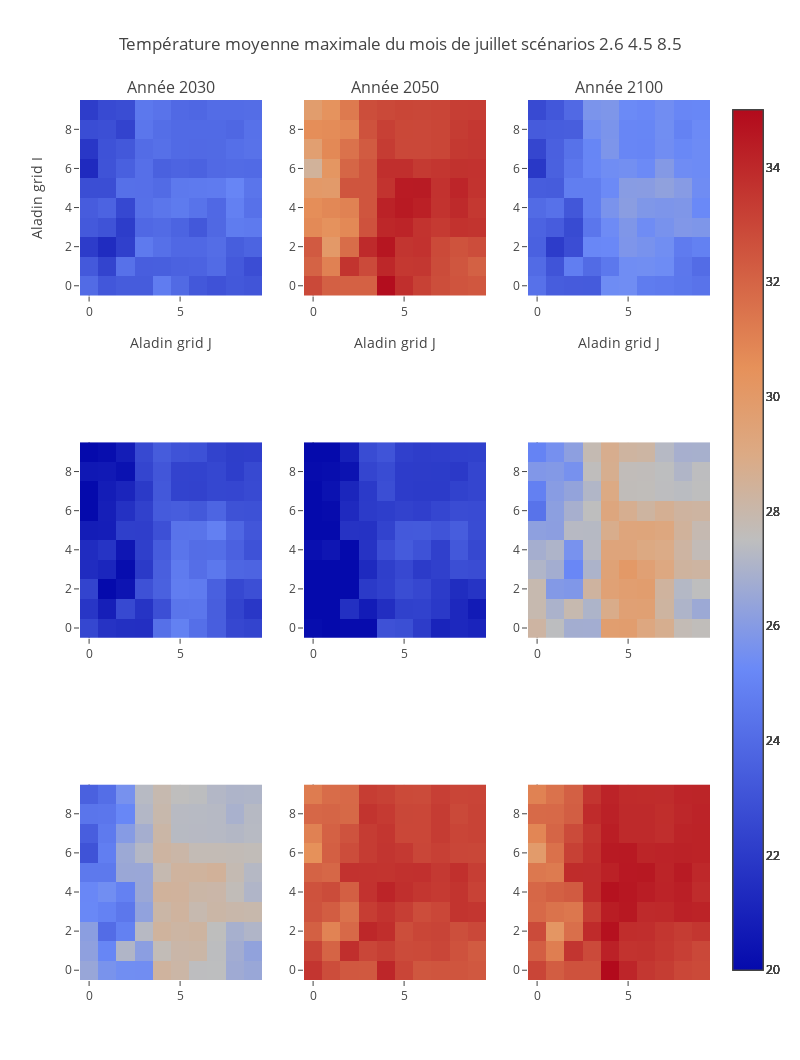

This figure's notebook cell:
### Markdown cell above
#### Comparaison de 3 horizons pour le mois de juillet en région lyonnaise
Ce bloc utilise les données mises en forme dans le bloc précédent pour afficher une comparaison entre  3 horizons. (Décommenter la dernière ligne du bloc pour afficher la figure)

### Code cell
trace00 = go.Heatmap(z=lyon_tmax26[24,6,:,:].tolist(), zauto=False, zmin=20,zmax=35)
trace01 = go.Heatmap(z=lyon_tmax26[54,6,:,:].tolist(), zauto=False, zmin=20,zmax=35)
trace02 = go.Heatmap(z=lyon_tmax26[94,6,:,:].tolist(), zauto=False, zmin=20,zmax=35)
trace10 = go.Heatmap(z=lyon_tmax45[24,6,:,:].tolist(), zauto=False, zmin=20,zmax=35)
trace11 = go.Heatmap(z=lyon_tmax45[54,6,:,:].tolist(), zauto=False, zmin=20,zmax=35)
trace12 = go.Heatmap(z=lyon_tmax45[94,6,:,:].tolist(), zauto=False, zmin=20,zmax=35)
trace20 = go.Heatmap(z=lyon_tmax85[24,6,:,:].tolist(), zauto=False, zmin=20,zmax=35)
trace21 = go.Heatmap(z=lyon_tmax85[54,6,:,:].tolist(), zauto=False, zmin=20,zmax=35)
trace22 = go.Heatmap(z=lyon_tmax85[94,6,:,:].tolist(), zauto=False, zmin=20,zmax=35)

fig = tools.make_subplots(rows=3, cols=3, subplot_titles=('Année 2030','Année 2050','Année 2100'))

fig.append_trace(trace00, 1, 1)
fig.append_trace(trace01, 1, 2)
fig.append_trace(trace02, 1, 3)
fig.append_trace(trace10, 2, 1)
fig.append_trace(trace11, 2, 2)
fig.append_trace(trace12, 2, 3)
fig.append_trace(trace20, 3, 1)
fig.append_trace(trace21, 3, 2)
fig.append_trace(trace22, 3, 3)

fig['layout']['xaxis1'].update(title='Aladin grid J')
fig['layout']['xaxis2'].update(title='Aladin grid J')
fig['layout']['xaxis3'].update(title='Aladin grid J')
fig['layout']['yaxis1'].update(title='Aladin grid I')
fig['layout'].update(title='Température moyenne maximale du mois de juillet scénarios 2.6 4.5 8.5', 
                     autosize=False, width=800, height=1060)  

#py.iplot(fig, filename='basic-heatmap')
